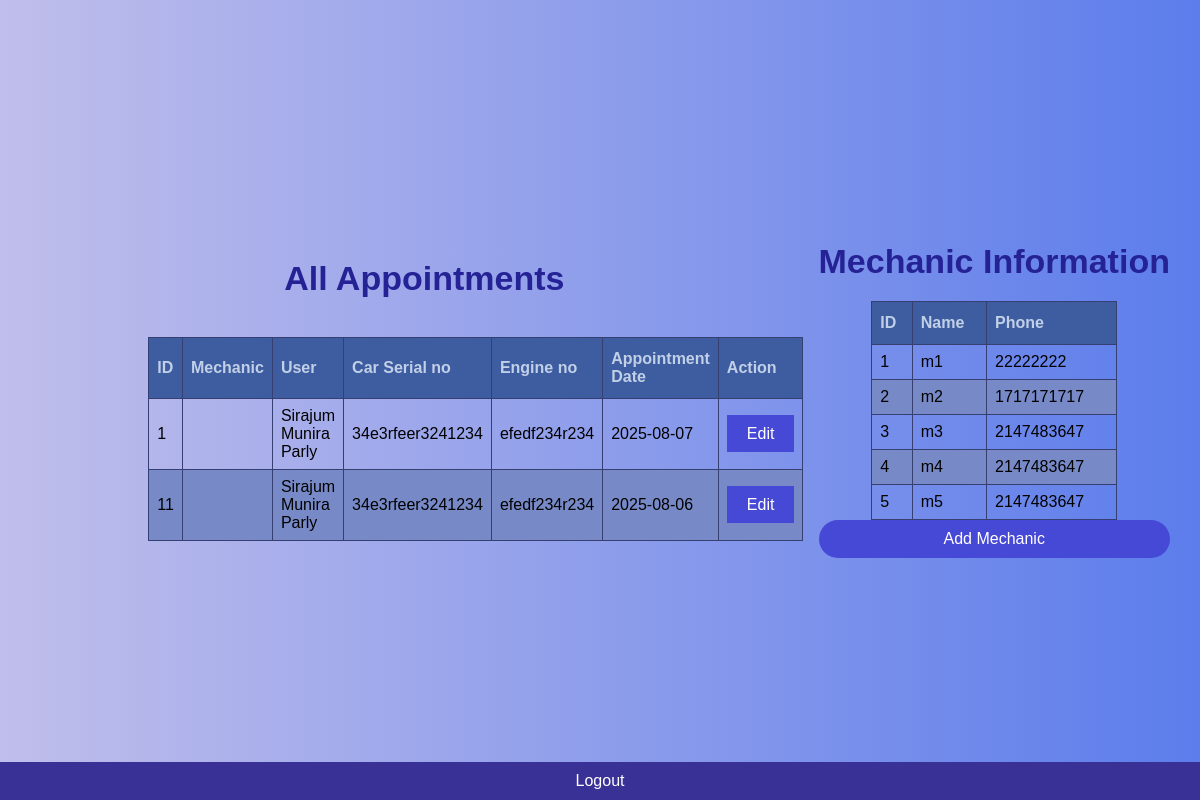
The app's page /admin.php with its own data.
### tables this page shows
CREATE TABLE `appointment` (
  `ID` int(100) NOT NULL,
  `Name` varchar(255) NOT NULL,
  `Email` varchar(255) NOT NULL,
  `password` varchar(100) NOT NULL,
  `Address` text NOT NULL,
  `Phone` int(13) NOT NULL,
  `License_no` varchar(50) NOT NULL,
  `Engine_no` varchar(50) NOT NULL,
  `appointment_date` date NOT NULL,
  `mid` int(100) NOT NULL,
  `m.name` varchar(255) NOT NULL
);

CREATE TABLE `mechanicinfo` (
  `ID` int(100) NOT NULL,
  `name` varchar(255) NOT NULL,
  `phone` int(11) NOT NULL
);

### admin.php (the view, shortened to what this page needs)
<?php
require_once 'config.php';
?>
<!DOCTYPE html>
<html lang="en">
<head>
   <link rel="stylesheet" href="style.css">
    <link rel="stylesheet" href="admin.css">
</head>
<body>
    <div class="main">
        <?php
        $query = "SELECT a.id, a.name AS client_name, a.phone AS client_phone, a.license_no AS car_license, a.engine_no AS engine_no,
            a.appointment_date, m.name AS mechanic_name FROM appointment a LEFT JOIN mechanicinfo m ON a.mid = m.id
     ORDER BY a.appointment_date DESC";
        $result = mysqli_query($conn, $query);
        $datas = array();
        if (mysqli_num_rows($result) > 0) {
            while ($row = mysqli_fetch_assoc($result)) {
                $datas[] = $row;
            }
        } ?>
        <h2 style="text-align: center; font-size: 34px; color: #252296ff;">All Appointments</h2>
        <table id="apts">
            <tr>
                <th>ID</th>
                <th>Mechanic</th>
                <th>User</th>
                <th>Car Serial no</th>
                <th>Engine no</th>
                <th>Appointment Date</th>
                <th>Action</th>
            </tr>
            <?php
            foreach ($datas as $data) {
            ?>
                <tr>
                    <td>
                        <?php echo $data['id']; ?>
                    </td>
                    <td>
                    </td>
                    <td>
                        <?php echo $data['client_name']; ?>
                    </td>
                    <td>
                        <?php echo $data['car_license']; ?>
                    </td>
                    <td>
                        <?php echo $data['engine_no']; ?>
                    </td>
                    <td>
                        <?php echo $data['appointment_date']; ?>
                    </td>
                    <td>
                        <a href="apchange.php?id=<?php echo $data['client_name']; ?>" class="btn" id="edit" name="edit">Edit</a>
                    </td>
                </tr>
            <?php
            }
        ?>
        </table>
    </div>
   <div class="mechanic">
        <h2 style="text-align: center; font-size: 34px; color: #252296ff;">Mechanic Information</h2>
        <table id="apts">
            <tr>
                <th>ID</th>
                <th>Name</th>
                <th>Phone</th>
            </tr>
            <?php
            $query = "SELECT * FROM mechanicinfo";
            $result = mysqli_query($conn, $query);
            $mechanics = array();
            if (mysqli_num_rows($result) > 0) {
                while ($row = mysqli_fetch_assoc($result)) {
                    $mechanics[] = $row;
                }
            }
            foreach ($mechanics as $mechanic) {
            ?>
                <tr>
                    <td>
                        <?php echo $mechanic['ID']; ?>
                    </td>
                    <td>
                        <?php echo $mechanic['name']; ?>
                    </td>
                    <td>
                        <?php echo $mechanic['phone']; ?>
                    </td>
                </tr>
            <?php
            }
            ?>
        </table>
        <button class="mbtn" id="add-mechanic"><a href="add_mechanic.php">Add Mechanic</a></button>
   </div>
<div class="footer"> <a href="logout.php">Logout</a></div>
</body>
</html>

### style.css (style rules this page uses)
* { margin:0; padding:0; box-sizing: border-box; font-family: Arial, sans-serif; }
body { display:flex; justify-content: center; align-items: center; min-height: 100vh; background:linear-gradient(to right, #c0beeb, #5c7deb); }
h2 { font-size: 34px; margin-bottom: 20px; }
button { width: 100%; padding: 15px; background: #3a3197; border: none; border-radius: 20px; color: white; font-size: 16px; cursor: pointer; transition: background-color 0.3s ease; }
a { color: #3a3197; text-decoration: none; }

### admin.css (style rules this page uses)
* { margin:0; padding:0; box-sizing: border-box; font-family: Arial, sans-serif; }
body { display:flex; justify-content: center; align-items: center; min-height: 100vh; background:linear-gradient(to right, #c0beeb, #5c7deb); }
#apts { align-items: center; margin-left: 15%; margin-top: 5%; margin-right: 5%; font-family: Arial, sans-serif; border: 1px solid #ddd; border-collapse: collapse; width: 70%; }
#apts td, #apts th { border: 1px solid #363f72; padding: 8px; }
#apts th { padding-top: 12px; padding-bottom: 12px; text-align: left; background-color: #3e5da1; color: rgb(193, 208, 231); }
#apts tr:nth-child(odd) { background-color: #778ac7; }
.btn { background-color: #4648d6; color: white; padding: 10px 20px; cursor: pointer; text-decoration: none; }
.mbtn { background-color: #4648d6; color: rgb(255, 255, 255); padding: 10px 20px; cursor: pointer; text-decoration: none; }
.mbtn a { color: white; text-decoration: none; }
.footer { position: absolute; bottom: 0; width: 100%; background-color: #3a3197; color: white; padding: 10px 0; text-align: center; }
.footer a { color: white; text-decoration: none; }

### records on screen
appointment: ID "1", Name "Sirajum Munira Parly", License_no "34e3rfeer3241234", Engine_no "efedf234r234", appointment_date "2025-08-07"
appointment: ID "11", Name "Sirajum Munira Parly", License_no "34e3rfeer3241234", Engine_no "efedf234r234", appointment_date "2025-08-06"
mechanicinfo: ID "1", name "m1", phone "22222222"
mechanicinfo: ID "2", name "m2", phone "1717171717"
mechanicinfo: ID "3", name "m3", phone "2147483647"
mechanicinfo: ID "4", name "m4", phone "2147483647"
mechanicinfo: ID "5", name "m5", phone "2147483647"
